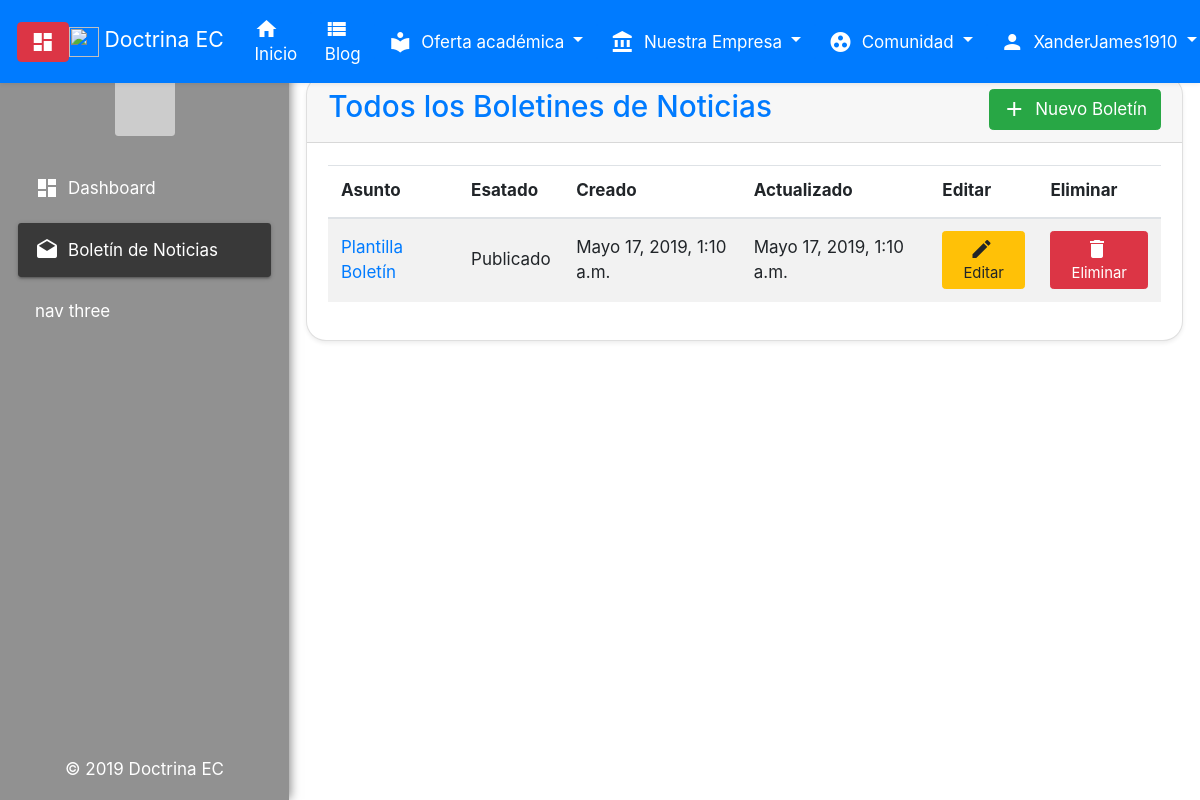
Page /control/newsletter-list/ (signed in) on the committed database.
### newsletters/models.py (models this page shows, shortened)
class Newsletter(models.Model):
    EMAIL_STATUS_CHOICES = (
        ('Borrador', 'Borrador'),
        ('Publicado', 'Publicado')
    )
    subject = models.CharField(max_length=255)
    body = models.TextField()
    email = models.ManyToManyField(NewsLetterUser)
    status = models.CharField(max_length=10, choices= EMAIL_STATUS_CHOICES)
    created = models.DateTimeField(auto_now_add=True)
    updated = models.DateTimeField(auto_now=True)

### newsletters/views.py (the view)
# urls.py: path('newsletter-list/', control_newsletter_list,
@login_required
def control_newsletter_list(request):
    if request.user.is_superuser:
        newsletters = Newsletter.objects.all()
        paginator = Paginator(newsletters, 10)
        page = request.GET.get('page')
        try:
            items = paginator.page(page)
        except PageNotAnInteger:
            items = paginator.page(1)
        except EmptyPage:
            items = paginator.page(paginator.num_pages)
        index = items.number - 1
        max_index = len(paginator.page_range)
        start_index = index - 5 if index >= 5 else 0
        end_index = index + 5 if index <= max_index - 5 else max_index
        page_range = paginator.page_range[start_index:end_index]
        context = {
            'items': items,
            'page_range': page_range,
        }
        template = 'control_panel/control_newsletter_list.html'
        return render(request, template, context)
    else:
        messages.warning(request, 'No cuentas con los permisos necesarios para acceder a ésta función. Por favor contacta al administrador del sitio.',
                         'alert alert-danger alert-dismissible fade show card_round mb-4')
        return redirect('home')

### templates/control_panel/control_newsletter_list.html (shortened to what this page needs)
{% extends 'control_base.html' %}
{% block nav_item_newsletter_list %}
  active
{% endblock nav_item_newsletter_list %}
{% block content %}
    <div class="main">
        <div class="card card_round shadow-sm">
            <div class="card-header header_card_round text-primary mb-0">
                <div class="row">
                    <div class="col-sm-9">
                        <h3 class="mb-0">Todos los Boletines de Noticias</h3>
                    </div>
                    <div class="col-sm-3 text-md-right text-sm-left">
                        <a href="{% url "control_panel:control_newsletter" %}" class="btn btn-success">
                            <div class="inline-block">
                                <i class="material-icons mr-1 align-middle">add</i>
                                <span class="align-middle">Nuevo Boletín</span>
                            </div>
                        </a>
                    </div>
                </div>
            </div>
            <div class="card-body">
                <div class="table-responsive table-hover">
                    <table class="table table-striped">
                        <thead>
                            <th>Asunto</th>
                            <th>Esatado</th>
                            <th>Creado</th>
                            <th>Actualizado</th>
                            <th>Editar</th>
                            <th>Eliminar</th>
                        </thead>
                        <tbody>
                            {% for item in items %}
                                <tr>
                                    <td class="align-middle">
                                        <a href="{% url 'control_panel:control_newsletter_detail' pk=item.pk %}">
                                            {{ item.subject }}
                                        </a>
                                    </td>
                                    <td class="align-middle">{{ item.status }}</td>
                                    <td class="align-middle">{{ item.created }}</td>
                                    <td class="align-middle">{{ item.updated }}</td>
                                    <td class="align-middle">
                                        <a href="{% url 'control_panel:control_newsletter_edit' pk=item.pk %}"
                                            class="btn btn-warning btn-sm">
                                            <div class="inline-block">
                                                <i class="material-icons mr-1 align-middle d-none d-md-inline-block">edit</i>
                                                <span class="align-middle">Editar</span>
                                            </div>
                                        </a>
                                    </td>
                                    <td class="align-middle">
                                        <a href="{% url 'control_panel:control_newsletter_delete' pk=item.pk %}"
                                            class="btn btn-danger btn-sm">
                                            <div class="inline-block">
                                                <i class="material-icons mr-1 align-middle d-none d-md-inline-block">delete</i>
                                                <span class="align-middle">Eliminar</span>
                                            </div>
                                        </a>
                                    </td>
                                </tr>
                            {% endfor %}
                        </tbody>
                    </table>
                </div>
            </div>
        </div>
    </div>
{% endblock %}

### templates/control_base.html (shortened to what this page needs)
<!DOCTYPE html>
{% load staticfiles %}
<html lang="en" dir="ltr">
  <head>
    <link rel="stylesheet" href="{% static 'simplesocial/css/bootstrap.min.css' %}">
    <link rel="stylesheet" href="{% static 'dashboard/css/custom.css' %}">
    <link rel="stylesheet" href="https://use.fontawesome.com/releases/v5.8.1/css/all.css">
  </head>
  <body>
    <nav class="navbar fixed-top navbar-expand-lg navbar-dark bg-primary shadow-sm">
      <a class="btn btn-danger" id="activador" href="#">
        <div class="inline-block">
          <i class="material-icons align-middle">dashboard</i>
        </div>
      </a>
      <a class="navbar-brand" href="{% url 'home' %}">
        <img src="/docs/4.3/assets/brand/bootstrap-solid.svg" width="30" height="30" class="d-inline-block align-top" alt="">
        Doctrina EC
      </a>
      <div class="collapse navbar-collapse" id="navbarSupportedContent">
        <ul class="navbar-nav mr-auto">
          <li class="nav-item">
            <a class="btn btn-primary btn-block text-left" href="{% url 'home' %}">
              <div class="inline-block">
                <i class="material-icons mr-1 align-middle">home</i>
                <span class="align-middle">Inicio</span>
              </div>
            </a>
          </li>
          <li class="nav-item">
            <a class="btn btn-primary btn-block text-left" href="#">
              <div class="inline-block">
                <i class="material-icons mr-1 align-middle">view_list</i>
                <span class="align-middle">Blog</span>
              </div>
            </a>
          </li>
        </ul>
        <ul class="navbar-nav navbar-right">
          <div class="dropdown">
            <button class="btn btn-primary btn-block dropdown-toggle text-left" type="button" id="dropdownMenuButton" data-toggle="dropdown" aria-haspopup="true" aria-expanded="false">
                <i class="material-icons mr-1 align-middle">local_library</i>
                <span class="align-middle">Oferta académica</span>
            </button>
          </div>
          <div class="dropdown">
            <button class="btn btn-primary btn-block dropdown-toggle text-left" type="button" id="dropdownMenuButton" data-toggle="dropdown" aria-haspopup="true" aria-expanded="false">
                <i class="material-icons mr-1 align-middle">account_balance</i>
                <span class="align-middle">Nuestra Empresa</span>
            </button>
          </div>
          {% if user.is_authenticated %}
            <div class="dropdown">
              <button class="btn btn-primary btn-block dropdown-toggle text-left" type="button" id="dropdownMenuButton" data-toggle="dropdown" aria-haspopup="true" aria-expanded="false">
                  <i class="material-icons mr-1 align-middle">group_work</i>
                  <span class="align-middle">Comunidad</span>
              </button>
            </div>
            <div class="dropdown">
              <button class="btn btn-primary btn-block dropdown-toggle text-left" type="button" id="dropdownMenuButton" data-toggle="dropdown" aria-haspopup="true" aria-expanded="false">
                  <i class="material-icons mr-1 align-middle">person</i>
                  <span class="align-middle">{{ user.username }}</span>
              </button>
            </div>
          {% endif %}
        </ul>
      </div>
    </nav>
    <div style="margin-top: 58px;">
      <aside id="sidenav" class="sidebar" style="margin-top: 58px;">
        <div class="logo"><img src="http://placehold.it/60x60"/></div>
        <ul class="mynav">
          <li>
            <a href="#">
              <div class="inline-block">
                <i class="material-icons mr-1 align-middle">dashboard</i>
                <span class="align-middle">Dashboard</span>
              </div>
            </a>
          </li>
          <li>
            <a href="{% url 'control_panel:control_newsletter_list' %}"
              class="{% block nav_item_newsletter_list %}{% endblock nav_item_newsletter_list %}">
              <div class="inline-block">
                <i class="material-icons mr-1 align-middle">drafts</i>
                <span class="align-middle">Boletín de Noticias</span>
              </div>
            </a>
          </li>
          <li><a href="#">nav three</a></li>
        </ul>
        <p class="bottom">&copy;
           Doctrina EC
        </p>
      </aside>
      <section class="main">
        {% block content %}
        {% endblock %}
      </section>
    </div>
  </body>
</html>

### static/dashboard/css/custom.css (style rules this page uses)
:root { font-size: 17px; }
body { padding-left: 17rem; font-size: 1rem; line-height: 1.5rem; transition: padding-left 0.2s ease; }
aside.sidebar { position: fixed; left: 0; top: 0; bottom: 0; width: 17rem; background-color: #919191; border: 1px solid #919191; overflow-y: auto; z-index: 1; transition: all 0.2s ease; -webkit-box-shadow: 2px 0px 10px -1px rgba(0,0,0,0.5); -moz-box-shadow: 2px 0px 10px -1px rgba(0,0,0,0.5); box-shadow: 2px 0px 10px -1px rgba(0,0,0,0.5); }
aside.sidebar p.bottom { position: absolute; bottom: 0; width: 100%; color: white; text-align: center; }
aside.sidebar .logo { text-align: center; padding: 1em; }
aside.sidebar .logo img { margin: 0 auto; border-radius: 0.2em; }
aside.sidebar .mynav { padding: 0; margin: 0; list-style: none; }
aside.sidebar .mynav li a { display: block; padding: 0.8rem 1rem; color: white; text-decoration: none; margin: 0.5em 1em; border-radius: 0.2em; }
.active { background-color: #393939; color: #fff; box-shadow: 0 2px 2px 0 rgba(0,0,0,0.14), 0 3px 1px -2px rgba(0,0,0,0.12), 0 1px 5px 0 rgba(0,0,0,0.2); }
section.main { padding: 1rem; }
.card_round { border-radius: 20px !important; }
.header_card_round { border-radius: 20px 20px 0px 0px !important; }

### rows in the picture
Newsletter: subject "Plantilla Boletín", status "Publicado", created "Mayo 17, 2019, 1:10 a.m.", updated "Mayo 17, 2019, 1:10 a.m."

### other values in the picture
{{ user.username }} "XanderJames1910"
